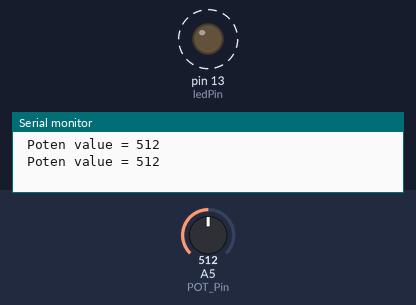
This sketch was run on a simulated Arduino Uno, built with avr-gcc and run on an emulated ATmega328P. On the bench: output pins drawn as LEDs (lit = HIGH), the last lines printed to the serial monitor. Dashed ring = blinking. The inputs (shaded band) are chosen by the test bench; at power-on: A5 (POT_Pin) = 512.

Above: at 1.8 s.
1.9 s: A5 (POT_Pin) set to 306
At 2.2 s:
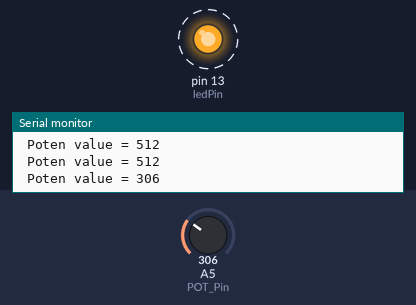
5.4 s: A5 (POT_Pin) set to 0
At 6.8 s:
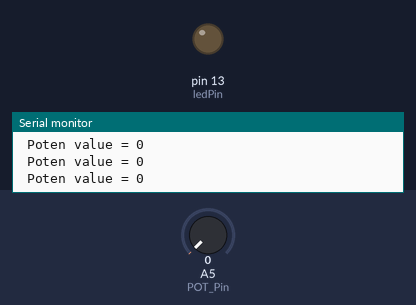
9.5 s: A5 (POT_Pin) set to 122
At 9.83 s:
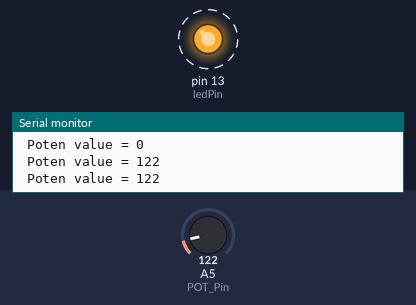
Timing chart, 0 to 19.0 s (numbered marks = the images above; inputs shaded):
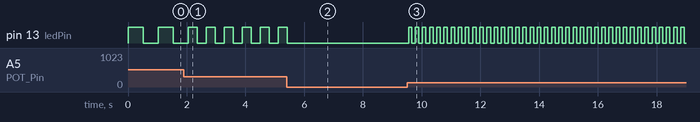

Measured:
- after the input at 1.9 s, pin 13 (ledPin): alternates HIGH for 0.31 s and LOW for 0.31 s, starting after 0.46 s
- after the input at 5.4 s, pin 13 (ledPin): goes on until 5.4 s, then stays LOW
- after the input at 9.5 s, pin 13 (ledPin): alternates HIGH for 0.12 s and LOW for 0.12 s, starting after 0.06 s
- by itself, pin 13 (ledPin): alternates HIGH for 0.51 s and LOW for 0.51 s

The sketch:

LAB05_AnalogInputMode.ino
```cpp
int POT_Pin = A5;     // select the input pin for the potentiometer
int ledPin = 13;      // select the pin for the LED
int Poten_Value = 0;  // variable to store the value coming from the sensor

void setup() {
  pinMode(ledPin, OUTPUT);
  Serial.begin(9600);
}

void loop() {
  Poten_Value = analogRead(POT_Pin);
  Serial.print(" Poten value = ");
  Serial.println(Poten_Value);
  digitalWrite(ledPin, HIGH);
  delay(Poten_Value);
  digitalWrite(ledPin, LOW);
  delay(Poten_Value);
}
```
